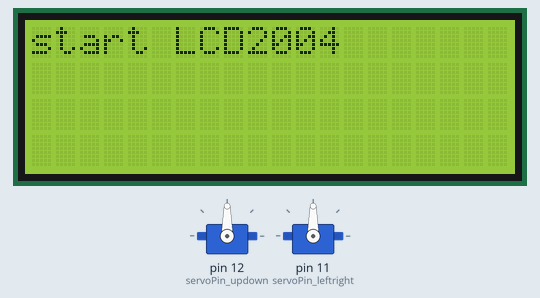
This sketch was run on a simulated Arduino Uno, built with avr-gcc and run on an emulated ATmega328P. Parts: 20×4 character LCD, 2 × servo.

Above: at 0.1 s.
At 1.24 s:
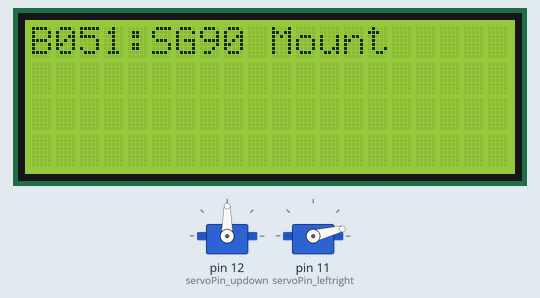
At 20.3 s:
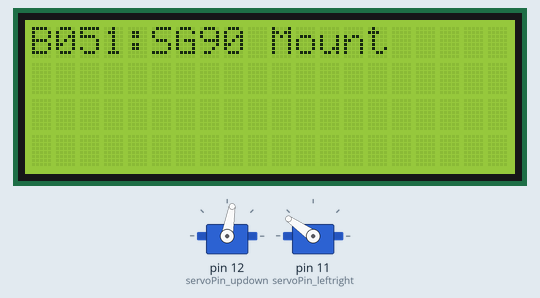
At 39.66 s:
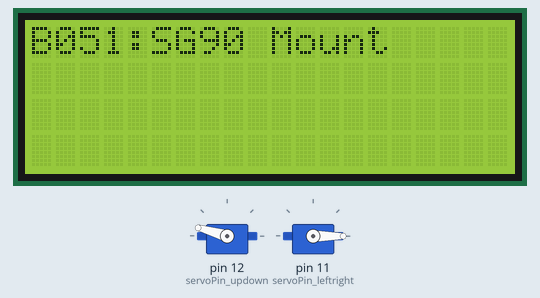
Timing chart, 0 to 40.0 s (numbered marks = the images above):
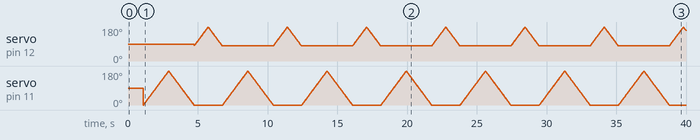

The sketch:

basic_test.ino
```cpp
/* SG90 Camera Mount [B051] :  http://rdiot.tistory.com/281 [RDIoT Demo] */

#include <Wire.h>
#include <LiquidCrystal_I2C.h>
#include <Servo.h>

LiquidCrystal_I2C lcd(0x27,20,4);
Servo myservo1;
Servo myservo2;

int servoPin_updown = 12;
int servoPin_leftright = 11;

int pos_updown = 0;
int pos_leftright = 0;

void setup()
{
  lcd.init();  // initialize the lcd
  lcd.backlight();
  lcd.print("start LCD2004");

  myservo1.attach(servoPin_updown);
  myservo2.attach(servoPin_leftright);
  delay(1000);

  lcd.clear();
}

void loop()
{
  lcd.setCursor(0,0);
  lcd.print("B051:SG90 Mount");

  for(pos_leftright = 0; pos_leftright < 180; pos_leftright += 1)
  {
    myservo2.write(pos_leftright);
    //lcd.setCursor(0,1);
    //lcd.print("pos0~179=" + (String)pos + "  " );
    delay(10);
  }

  for(pos_leftright = 180; pos_leftright>=0; pos_leftright-=1)
  {
    myservo2.write(pos_leftright);
    //lcd.setCursor(0,2);
    //lcd.print("pos180~1=" + (String)pos + "  " );
    delay(10);
  }

  for(pos_updown = 80; pos_updown < 180; pos_updown += 1)
  {
    myservo1.write(pos_updown);
    //lcd.setCursor(0,1);
    //lcd.print("pos0~179=" + (String)pos + "  " );
    delay(10);
  }

  for(pos_updown = 180; pos_updown>=80; pos_updown-=1)
  {
    myservo1.write(pos_updown);
    //lcd.setCursor(0,2);
    //lcd.print("pos180~1=" + (String)pos + "  " );
    delay(10);
  }
}
```
